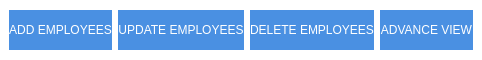
             <widget class="QFrame" name="horizontalFrame">
              <property name="sizePolicy">
               <sizepolicy hsizetype="Preferred" vsizetype="Fixed">
                <horstretch>0</horstretch>
                <verstretch>0</verstretch>
               </sizepolicy>
              </property>
              <property name="maximumSize">
               <size>
                <width>16777215</width>
                <height>60</height>
               </size>
              </property>
              <property name="styleSheet">
               <string notr="true">QFrame{
background-color: rgb(255, 255, 255);
}
QPushButton{
background-color: rgb(74, 144, 226);
border:none;
color: rgb(255, 255, 255);
}
QPushButton:hover{
background-color: rgb(53, 104, 162);
}</string>
              </property>
              <layout class="QHBoxLayout" name="horizontalLayout_52">
               <property name="leftMargin">
                <number>9</number>
               </property>
               <property name="topMargin">
                <number>9</number>
               </property>
               <property name="rightMargin">
                <number>9</number>
               </property>
               <property name="bottomMargin">
                <number>9</number>
               </property>
               <item>
                <widget class="QPushButton" name="add_emp_btn">
                 <property name="maximumSize">
                  <size>
                   <width>16777215</width>
                   <height>40</height>
                  </size>
                 </property>
                 <property name="font">
                  <font>
                   <pointsize>9</pointsize>
                  </font>
                 </property>
                 <property name="styleSheet">
                  <string notr="true"/>
                 </property>
                 <property name="text">
                  <string>ADD EMPLOYEES</string>
                 </property>
                 <property name="icon">
                  <iconset>
                   <normalon>:/resources/dashboard-icons/add.svg</normalon>
                  </iconset>
                 </property>
                 <property name="iconSize">
                  <size>
                   <width>28</width>
                   <height>28</height>
                  </size>
                 </property>
                </widget>
               </item>
               <item>
                <widget class="QPushButton" name="update_employee_btn">
                 <property name="maximumSize">
                  <size>
                   <width>16777215</width>
                   <height>40</height>
                  </size>
                 </property>
                 <property name="font">
                  <font>
                   <pointsize>9</pointsize>
                  </font>
                 </property>
                 <property name="text">
                  <string>UPDATE EMPLOYEES</string>
                 </property>
                 <property name="icon">
                  <iconset>
                   <normalon>:/resources/dashboard-icons/update.svg</normalon>
                  </iconset>
                 </property>
                 <property name="iconSize">
                  <size>
                   <width>28</width>
                   <height>28</height>
                  </size>
                 </property>
                </widget>
               </item>
               <item>
                <widget class="QPushButton" name="delete_employee_btn">
                 <property name="maximumSize">
                  <size>
                   <width>16777215</width>
                   <height>40</height>
                  </size>
                 </property>
                 <property name="text">
                  <string>DELETE EMPLOYEES</string>
                 </property>
                 <property name="icon">
                  <iconset>
                   <normalon>:/resources/dashboard-icons/delete.svg</normalon>
                  </iconset>
                 </property>
                 <property name="iconSize">
                  <size>
                   <width>28</width>
                   <height>28</height>
                  </size>
                 </property>
                </widget>
               </item>
               <item>
                <widget class="QPushButton" name="pushButton_7">
                 <property name="sizePolicy">
                  <sizepolicy hsizetype="Preferred" vsizetype="Fixed">
                   <horstretch>0</horstretch>
                   <verstretch>0</verstretch>
                  </sizepolicy>
                 </property>
                 <property name="maximumSize">
                  <size>
                   <width>16777215</width>
                   <height>40</height>
                  </size>
                 </property>
                 <property name="text">
                  <string>ADVANCE VIEW</string>
                 </property>
                 <property name="icon">
                  <iconset>
                   <normalon>:/resources/product-icons/advance_view.svg</normalon>
                  </iconset>
                 </property>
                 <property name="iconSize">
                  <size>
                   <width>28</width>
                   <height>28</height>
                  </size>
                 </property>
                </widget>
               </item>
              </layout>
             </widget>
